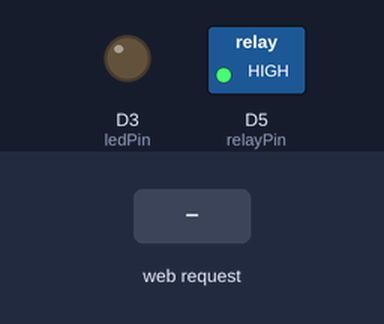
A sketch run on a simulated ESP8266 (NodeMCU). Shown: switched loads named in the sketch (green lamp = pin HIGH), output pins drawn as LEDs (lit = HIGH). The test bench sets the inputs (shaded band). WiFi joins after 1.5 s; servers stay silent unless stated; what the sketch prints to the serial monitor is not drawn.

Above: at 2.8 s.
2.9 s: HTTP request GET /LEDTOGGLE received
At 3.8 s:
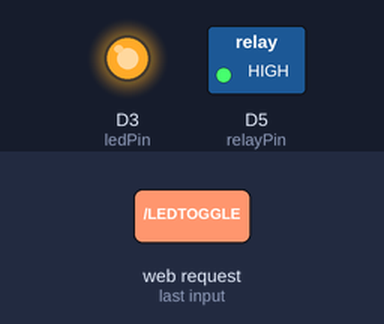
4.4 s: HTTP request GET /RELAYTOGGLE received
At 4.9 s:
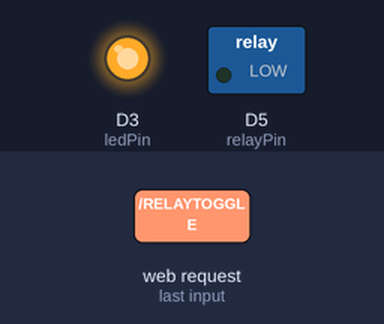
5.9 s: HTTP request GET /LEDOFF received
At 7.1 s:
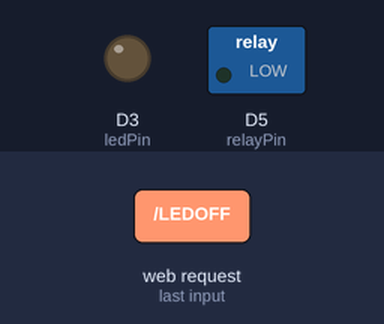
7.4 s: HTTP request GET /LEDON received
At 8.4 s:
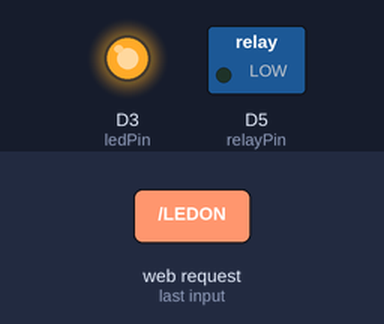
8.9 s: HTTP request GET /RELAYOFF received
At 9.5 s:
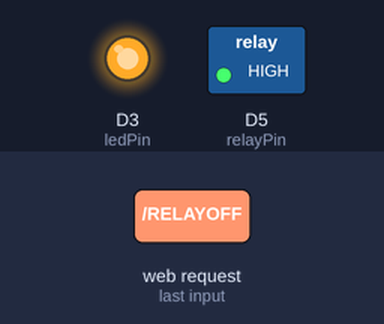
Timing chart, 0 to 11.4 s (numbered marks = the images above; inputs shaded):
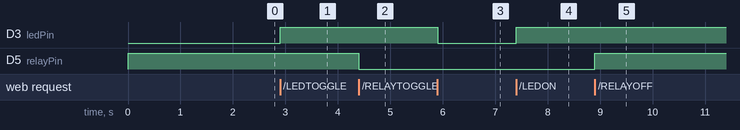

The sketch:

Basic_Web_Server_2.ino
```cpp
// ESP8266 Web Server Example
// Target Hardware:  esp8266 NodeMCU
//
// Creates a web server over wifi and allows controlling an led and relay
// while also displaying temperature and humidity data from an SHT-21 sensor.
//
// NodeMCU Pins
//    SCL:    D1
//    SDA:    D2
//    LED:    D3
//    Relay:  D5
//
// Required libraries and board files:
//    esp8266        install from boards manager
//    SHT21          https://github.com/markbeee/SHT21
//
// Gadget Reboot

#include <ESP8266WiFi.h>
#include <ESP8266WebServer.h>
#include "SHT21.h"

ESP8266WebServer server(80);            // create webserver object to listen for HTTP requests on port 80
SHT21 SHT21;                            // create i2c temperature/humidity sensor object

const char* ssid     = "ssid";         // wifi credentials
const char* password = "password";

#define     ledPin     D3
#define     relayPin   D5

String      htmlPage;                   // webpage text to be sent out by server when main page is accessed

void setup() {
  Serial.begin(9600);

  SHT21.begin();                        // init temp/humidity sensor

  digitalWrite(ledPin, LOW);            // led is off initially
  pinMode(ledPin, OUTPUT);

  digitalWrite(relayPin, HIGH);         // relay is not energized initially (active low)
  pinMode(relayPin, OUTPUT);

  // Connect to WiFi network
  Serial.println();
  Serial.println();
  Serial.print("Connecting to WiFi...");
  WiFi.mode(WIFI_STA);
  WiFi.disconnect();                    // disconnect if previously connected
  delay(100);
  WiFi.begin(ssid, password);
  while (WiFi.status() != WL_CONNECTED) {
    delay(500);
    Serial.print(".");
  }
  Serial.println();
  Serial.println("WiFi connected.");
  Serial.print("IP: ");
  Serial.println(WiFi.localIP());

  // functions to call when client requests are received
  server.on("/", handleRoot);
  server.on("/LEDTOGGLE", handleLEDToggle);
  server.on("/LEDON", handleLEDOn);
  server.on("/LEDOFF", handleLEDOff);
  server.on("/RELAYTOGGLE", handleRelayToggle);
  server.on("/RELAYON", handleRelayOn);
  server.on("/RELAYOFF", handleRelayOff);
  server.onNotFound(handleNotFound);

  server.begin();                           // start web server
  Serial.println("HTTP server started");
}

void loop(void) {
  server.handleClient();                    // listen for HTTP requests from clients
}


// client request handling functions

// send main web page when ip+"/" is accessed
void handleRoot() {
  buildHtmlPage();
  server.send(200, "text/html", htmlPage);
}

// toggle led and redirect to main page
void handleLEDToggle() {
  digitalWrite(ledPin, !digitalRead(ledPin));
  server.sendHeader("Location", "/");
  server.send(303);
}

// turn led on and redirect to main page
void handleLEDOn() {
  digitalWrite(ledPin, HIGH);
  server.sendHeader("Location", "/");
  server.send(303);
}

// turn led off and redirect to main page
void handleLEDOff() {
  digitalWrite(ledPin, LOW);
  server.sendHeader("Location", "/");
  server.send(303);
}

// toggle relay and redirect to main page
void handleRelayToggle() {
  digitalWrite(relayPin, !digitalRead(relayPin));
  server.sendHeader("Location", "/");
  server.send(303);
}

// turn relay on and redirect to main page
void handleRelayOn() {
  digitalWrite(relayPin, LOW);
  server.sendHeader("Location", "/");
  server.send(303);
}

// turn relay off and redirect to main page
void handleRelayOff() {
  digitalWrite(relayPin, HIGH);
  server.sendHeader("Location", "/");
  server.send(303);
}

// send HTTP status 404: Not Found when there's no handler for the client request
void handleNotFound() {
  server.send(404, "text/plain", "404: Not found");
}

// create the html page for the root path of the web server
void buildHtmlPage() {
  htmlPage = "<!DOCTYPE html>";
  htmlPage += "<html>";
  htmlPage += "<head>";                                        // header section
  htmlPage += "<title>ESP8266 Web Server</title>";             // title for browser window
  htmlPage += "<meta http-equiv=\"refresh\" content=\"10\">";  // auto-refresh the page every 10 seconds to show new data
  htmlPage += "<meta charset=\"UTF-8\">";                      // UTF-8 allows the degree symbol to display correctly
  htmlPage += "</head>";

  htmlPage += "<BODY bgcolor='#E0E0D0'>";                      // body section, set background color

  // retrieve temperature/humidity from sensor to display on main page
  htmlPage += "<br>Temperature °C: " + String(SHT21.getTemperature());
  htmlPage += "<br>Humidity   %RH: " + String(SHT21.getHumidity());
  htmlPage += "<br>";

  // show led status and action buttons
  String ledState = ((digitalRead(ledPin)) ? "on" : "off");
  htmlPage += "<br>LED: " + ledState;
  htmlPage += "<form action=\"/LEDON\" method=\"POST\"><input type=\"submit\" value=\"LED On\"></form>";
  htmlPage += "<form action=\"/LEDOFF\" method=\"POST\"><input type=\"submit\" value=\"LED Off\"></form>";
  htmlPage += "<form action=\"/LEDTOGGLE\" method=\"POST\"><input type=\"submit\" value=\"Toggle LED\"></form>";

  // show relay status and action buttons
  String relayState = ((!digitalRead(relayPin)) ? "on" : "off");
  htmlPage += "<br>Relay: " + relayState;
  htmlPage += "<form action=\"/RELAYON\" method=\"POST\"><input type=\"submit\" value=\"Relay On\"></form>";
  htmlPage += "<form action=\"/RELAYOFF\" method=\"POST\"><input type=\"submit\" value=\"Relay Off\"></form>";
  htmlPage += "<form action=\"/RELAYTOGGLE\" method=\"POST\"><input type=\"submit\" value=\"Toggle Relay\"></form>";

  htmlPage += "</body>";
  htmlPage += "</html>";
}
```

Measured:
- after the input at 2.9 s, D3 (ledPin): LOW → HIGH at once
- after the input at 4.4 s, D5 (relayPin): HIGH → LOW at once
- after the input at 5.9 s, D3 (ledPin): HIGH → LOW at once
- after the input at 7.4 s, D3 (ledPin): LOW → HIGH at once
- after the input at 8.9 s, D5 (relayPin): LOW → HIGH at once
